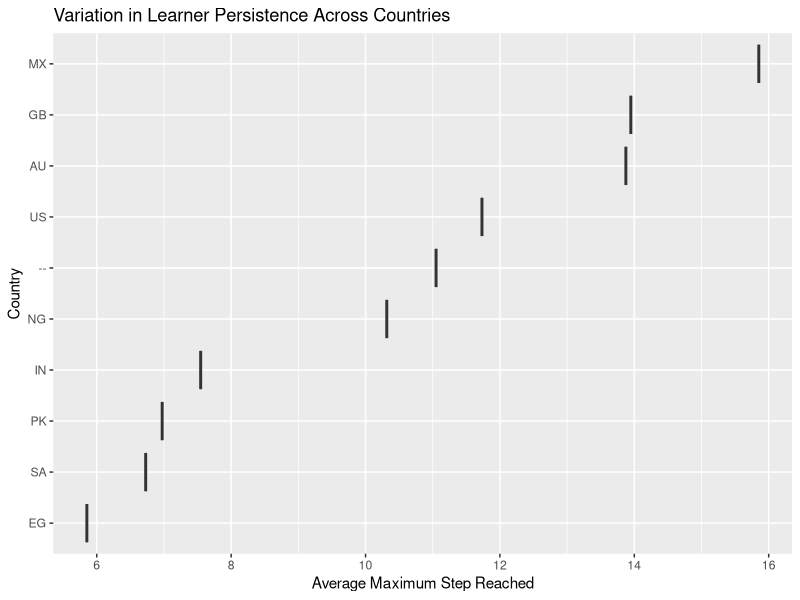
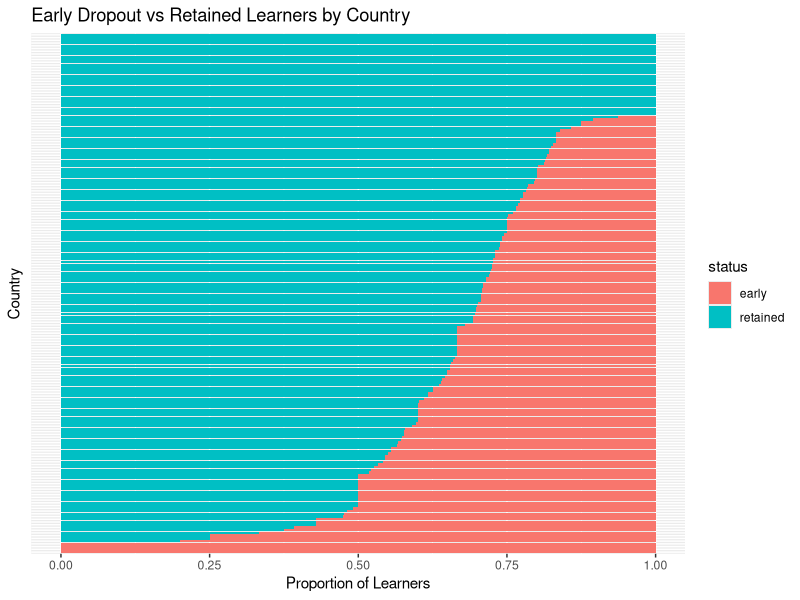

Write the R code that produced these figures, in order.
## ---- chunk 1
library(tidyverse)

country_metrics<-read_csv("../cache/country_metrics_cycle1.csv")

country_metrics %>%
  slice_max(learners, n = 10) %>%   # top 10 by volume, not performance
  ggplot(aes(x = reorder(country, avg_max_step), y = avg_max_step)) +
  geom_boxplot() +
  coord_flip() +
  labs(
    title = "Variation in Learner Persistence Across Countries",
    x = "Country",
    y = "Average Maximum Step Reached"
  )

## ---- chunk 2
country_metrics %>%
  arrange(desc(early_dropout_rate)) %>%
  mutate(
    country = factor(country, levels = country),
    early = early_dropout_rate,
    retained = 1 - early_dropout_rate
  ) %>%
  select(country, early, retained) %>%
  pivot_longer(
    cols = c(early, retained),
    names_to = "status",
    values_to = "proportion"
  ) %>%
  ggplot(aes(
    x = country,
    y = proportion,
    fill = status
  )) +
  geom_col() +
  coord_flip() +
  labs(
    title = "Early Dropout vs Retained Learners by Country",
    x = "Country",
    y = "Proportion of Learners"
  ) +
  theme(
    axis.text.y = element_blank(),
    axis.ticks.y = element_blank()
  )
